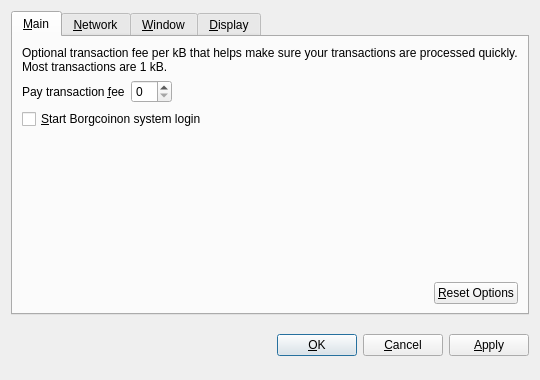
<?xml version="1.0" encoding="UTF-8"?>
<ui version="4.0">
 <class>OptionsDialog</class>
 <widget class="QDialog" name="OptionsDialog">
  <property name="geometry">
   <rect>
    <x>0</x>
    <y>0</y>
    <width>540</width>
    <height>380</height>
   </rect>
  </property>
  <property name="windowTitle">
   <string>Options</string>
  </property>
  <property name="modal">
   <bool>true</bool>
  </property>
  <layout class="QVBoxLayout" name="verticalLayout">
   <item>
    <widget class="QTabWidget" name="tabWidget">
     <property name="tabPosition">
      <enum>QTabWidget::North</enum>
     </property>
     <property name="currentIndex">
      <number>0</number>
     </property>
     <widget class="QWidget" name="tabMain">
      <attribute name="title">
       <string>&amp;Main</string>
      </attribute>
      <layout class="QVBoxLayout" name="verticalLayout_Main">
       <item>
        <widget class="QLabel" name="transactionFeeInfoLabel">
         <property name="text">
          <string>Optional transaction fee per kB that helps make sure your transactions are processed quickly. Most transactions are 1 kB.</string>
         </property>
         <property name="textFormat">
          <enum>Qt::PlainText</enum>
         </property>
         <property name="wordWrap">
          <bool>true</bool>
         </property>
        </widget>
       </item>
       <item>
        <layout class="QHBoxLayout" name="horizontalLayout_1_Main">
         <item>
          <widget class="QLabel" name="transactionFeeLabel">
           <property name="text">
            <string>Pay transaction &amp;fee</string>
           </property>
           <property name="textFormat">
            <enum>Qt::PlainText</enum>
           </property>
           <property name="buddy">
            <cstring>transactionFee</cstring>
           </property>
          </widget>
         </item>
         <item>
          <widget class="BitcoinAmountField" name="transactionFee"/>
         </item>
         <item>
          <spacer name="horizontalSpacer_1_Main">
           <property name="orientation">
            <enum>Qt::Horizontal</enum>
           </property>
           <property name="sizeHint" stdset="0">
            <size>
             <width>40</width>
             <height>20</height>
            </size>
           </property>
          </spacer>
         </item>
        </layout>
       </item>
       <item>
        <widget class="QCheckBox" name="bitcoinAtStartup">
         <property name="toolTip">
          <string>Automatically start Borgcoinafter logging in to the system.</string>
         </property>
         <property name="text">
          <string>&amp;Start Borgcoinon system login</string>
         </property>
        </widget>
       </item>
       <item>
        <spacer name="verticalSpacer_Main">
         <property name="orientation">
          <enum>Qt::Vertical</enum>
         </property>
         <property name="sizeHint" stdset="0">
          <size>
           <width>20</width>
           <height>40</height>
          </size>
         </property>
        </spacer>
       </item>
       <item>
        <layout class="QHBoxLayout" name="horizontalLayout_2_Main">
         <item>
          <spacer name="horizontalSpacer_2_Main">
           <property name="orientation">
            <enum>Qt::Horizontal</enum>
           </property>
           <property name="sizeHint" stdset="0">
            <size>
             <width>40</width>
             <height>20</height>
            </size>
           </property>
          </spacer>
         </item>
         <item>
          <widget class="QPushButton" name="resetButton">
           <property name="toolTip">
            <string>Reset all client options to default.</string>
           </property>
           <property name="text">
            <string>&amp;Reset Options</string>
           </property>
           <property name="autoDefault">
            <bool>false</bool>
           </property>
          </widget>
         </item>
        </layout>
       </item>
      </layout>
     </widget>
     <widget class="QWidget" name="tabNetwork">
      <attribute name="title">
       <string>&amp;Network</string>
      </attribute>
      <layout class="QVBoxLayout" name="verticalLayout_Network">
       <item>
        <widget class="QCheckBox" name="mapPortUpnp">
         <property name="toolTip">
          <string>Automatically open the Bitcoin client port on the router. This only works when your router supports UPnP and it is enabled.</string>
         </property>
         <property name="text">
          <string>Map port using &amp;UPnP</string>
         </property>
        </widget>
       </item>
       <item>
        <widget class="QCheckBox" name="connectSocks">
         <property name="toolTip">
          <string>Connect to the Bitcoin network through a SOCKS proxy (e.g. when connecting through Tor).</string>
         </property>
         <property name="text">
          <string>&amp;Connect through SOCKS proxy:</string>
         </property>
        </widget>
       </item>
       <item>
        <layout class="QHBoxLayout" name="horizontalLayout_Network">
         <item>
          <widget class="QLabel" name="proxyIpLabel">
           <property name="text">
            <string>Proxy &amp;IP:</string>
           </property>
           <property name="textFormat">
            <enum>Qt::PlainText</enum>
           </property>
           <property name="buddy">
            <cstring>proxyIp</cstring>
           </property>
          </widget>
         </item>
         <item>
          <widget class="QValidatedLineEdit" name="proxyIp">
           <property name="maximumSize">
            <size>
             <width>140</width>
             <height>16777215</height>
            </size>
           </property>
           <property name="toolTip">
            <string>IP address of the proxy (e.g. 127.0.0.1)</string>
           </property>
          </widget>
         </item>
         <item>
          <widget class="QLabel" name="proxyPortLabel">
           <property name="text">
            <string>&amp;Port:</string>
           </property>
           <property name="textFormat">
            <enum>Qt::PlainText</enum>
           </property>
           <property name="buddy">
            <cstring>proxyPort</cstring>
           </property>
          </widget>
         </item>
         <item>
          <widget class="QLineEdit" name="proxyPort">
           <property name="maximumSize">
            <size>
             <width>55</width>
             <height>16777215</height>
            </size>
           </property>
           <property name="toolTip">
            <string>Port of the proxy (e.g. 9050)</string>
           </property>
          </widget>
         </item>
         <item>
          <widget class="QLabel" name="socksVersionLabel">
           <property name="text">
            <string>SOCKS &amp;Version:</string>
           </property>
           <property name="textFormat">
            <enum>Qt::PlainText</enum>
           </property>
           <property name="buddy">
            <cstring>socksVersion</cstring>
           </property>
          </widget>
         </item>
         <item>
          <widget class="QValueComboBox" name="socksVersion">
           <property name="toolTip">
            <string>SOCKS version of the proxy (e.g. 5)</string>
           </property>
          </widget>
         </item>
         <item>
          <spacer name="horizontalSpacer_Network">
           <property name="orientation">
            <enum>Qt::Horizontal</enum>
           </property>
           <property name="sizeHint" stdset="0">
            <size>
             <width>40</width>
             <height>20</height>
            </size>
           </property>
          </spacer>
         </item>
        </layout>
       </item>
       <item>
        <spacer name="verticalSpacer_Network">
         <property name="orientation">
          <enum>Qt::Vertical</enum>
         </property>
         <property name="sizeHint" stdset="0">
          <size>
           <width>20</width>
           <height>40</height>
          </size>
         </property>
        </spacer>
       </item>
      </layout>
     </widget>
     <widget class="QWidget" name="tabWindow">
      <attribute name="title">
       <string>&amp;Window</string>
      </attribute>
      <layout class="QVBoxLayout" name="verticalLayout_Window">
       <item>
        <widget class="QCheckBox" name="minimizeToTray">
         <property name="toolTip">
          <string>Show only a tray icon after minimizing the window.</string>
         </property>
         <property name="text">
          <string>&amp;Minimize to the tray instead of the taskbar</string>
         </property>
        </widget>
       </item>
       <item>
        <widget class="QCheckBox" name="minimizeOnClose">
         <property name="toolTip">
          <string>Minimize instead of exit the application when the window is closed. When this option is enabled, the application will be closed only after selecting Quit in the menu.</string>
         </property>
         <property name="text">
          <string>M&amp;inimize on close</string>
         </property>
        </widget>
       </item>
       <item>
        <spacer name="verticalSpacer_Window">
         <property name="orientation">
          <enum>Qt::Vertical</enum>
         </property>
         <property name="sizeHint" stdset="0">
          <size>
           <width>20</width>
           <height>40</height>
          </size>
         </property>
        </spacer>
       </item>
      </layout>
     </widget>
     <widget class="QWidget" name="tabDisplay">
      <attribute name="title">
       <string>&amp;Display</string>
      </attribute>
      <layout class="QVBoxLayout" name="verticalLayout_Display">
       <item>
        <layout class="QHBoxLayout" name="horizontalLayout_1_Display">
         <item>
          <widget class="QLabel" name="langLabel">
           <property name="text">
            <string>User Interface &amp;language:</string>
           </property>
           <property name="textFormat">
            <enum>Qt::PlainText</enum>
           </property>
           <property name="buddy">
            <cstring>lang</cstring>
           </property>
          </widget>
         </item>
         <item>
          <widget class="QValueComboBox" name="lang">
           <property name="toolTip">
            <string>The user interface language can be set here. This setting will take effect after restarting Bitcoin.</string>
           </property>
          </widget>
         </item>
        </layout>
       </item>
       <item>
        <layout class="QHBoxLayout" name="horizontalLayout_2_Display">
         <item>
          <widget class="QLabel" name="unitLabel">
           <property name="text">
            <string>&amp;Unit to show amounts in:</string>
           </property>
           <property name="textFormat">
            <enum>Qt::PlainText</enum>
           </property>
           <property name="buddy">
            <cstring>unit</cstring>
           </property>
          </widget>
         </item>
         <item>
          <widget class="QValueComboBox" name="unit">
           <property name="toolTip">
            <string>Choose the default subdivision unit to show in the interface and when sending coins.</string>
           </property>
          </widget>
         </item>
        </layout>
       </item>
       <item>
        <widget class="QCheckBox" name="displayAddresses">
         <property name="toolTip">
          <string>Whether to show Bitcoin addresses in the transaction list or not.</string>
         </property>
         <property name="text">
          <string>&amp;Display addresses in transaction list</string>
         </property>
        </widget>
       </item>
       <item>
        <spacer name="verticalSpacer_Display">
         <property name="orientation">
          <enum>Qt::Vertical</enum>
         </property>
         <property name="sizeHint" stdset="0">
          <size>
           <width>20</width>
           <height>40</height>
          </size>
         </property>
        </spacer>
       </item>
      </layout>
     </widget>
    </widget>
   </item>
   <item>
    <layout class="QHBoxLayout" name="horizontalLayout_Buttons">
     <item>
      <spacer name="horizontalSpacer_1">
       <property name="orientation">
        <enum>Qt::Horizontal</enum>
       </property>
       <property name="sizeHint" stdset="0">
        <size>
         <width>40</width>
         <height>48</height>
        </size>
       </property>
      </spacer>
     </item>
     <item>
      <widget class="QLabel" name="statusLabel">
       <property name="font">
        <font>
         <weight>75</weight>
         <bold>true</bold>
        </font>
       </property>
       <property name="text">
        <string/>
       </property>
       <property name="textFormat">
        <enum>Qt::PlainText</enum>
       </property>
       <property name="wordWrap">
        <bool>true</bool>
       </property>
      </widget>
     </item>
     <item>
      <spacer name="horizontalSpacer_2">
       <property name="orientation">
        <enum>Qt::Horizontal</enum>
       </property>
       <property name="sizeHint" stdset="0">
        <size>
         <width>40</width>
         <height>48</height>
        </size>
       </property>
      </spacer>
     </item>
     <item>
      <widget class="QPushButton" name="okButton">
       <property name="text">
        <string>&amp;OK</string>
       </property>
      </widget>
     </item>
     <item>
      <widget class="QPushButton" name="cancelButton">
       <property name="text">
        <string>&amp;Cancel</string>
       </property>
       <property name="autoDefault">
        <bool>false</bool>
       </property>
      </widget>
     </item>
     <item>
      <widget class="QPushButton" name="applyButton">
       <property name="text">
        <string>&amp;Apply</string>
       </property>
       <property name="autoDefault">
        <bool>false</bool>
       </property>
      </widget>
     </item>
    </layout>
   </item>
  </layout>
 </widget>
 <customwidgets>
  <customwidget>
   <class>BitcoinAmountField</class>
   <extends>QSpinBox</extends>
   <header>bitcoinamountfield.h</header>
  </customwidget>
  <customwidget>
   <class>QValueComboBox</class>
   <extends>QComboBox</extends>
   <header>qvaluecombobox.h</header>
  </customwidget>
  <customwidget>
   <class>QValidatedLineEdit</class>
   <extends>QLineEdit</extends>
   <header>qvalidatedlineedit.h</header>
  </customwidget>
 </customwidgets>
 <resources/>
 <connections/>
</ui>
